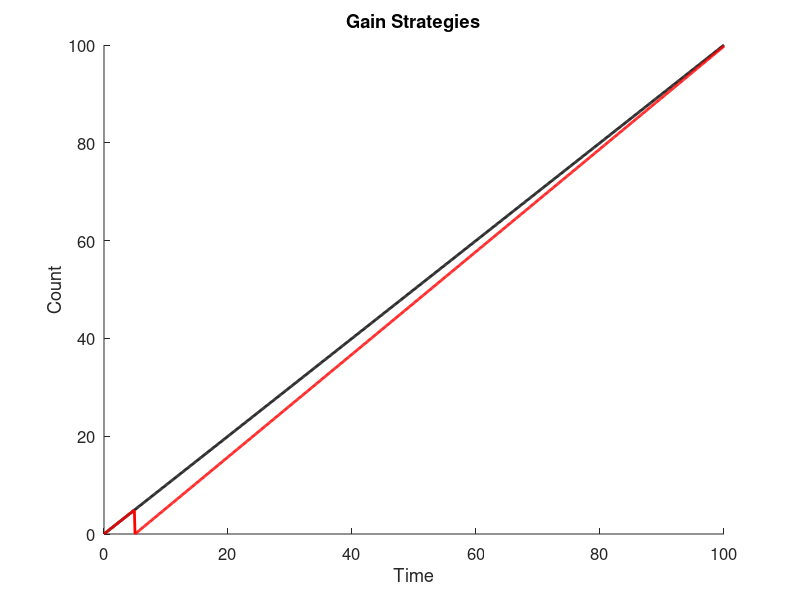
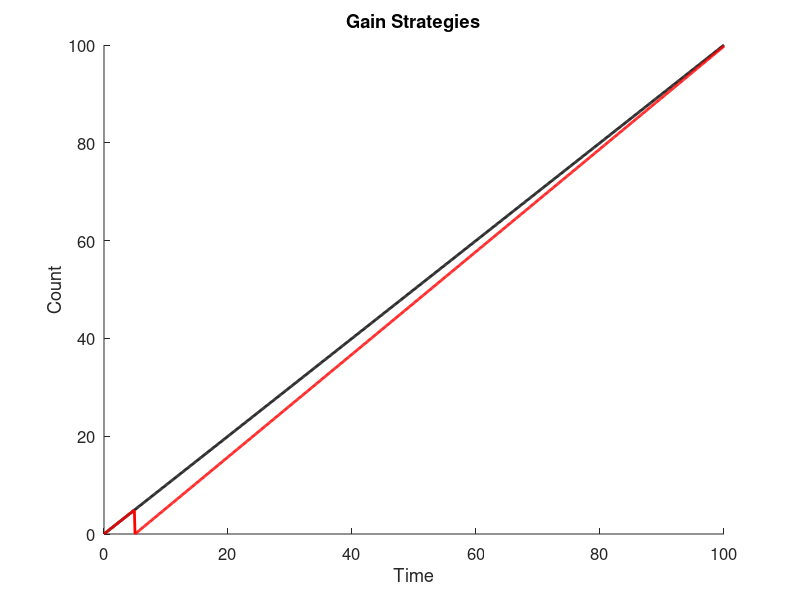

Write MATLAB code to recreate these figures, in order.
% GainStrategies.m
%
% Question: Is it better to spend and increase productivity or to keep a
% steady gain when trying to reach a set amount?
% Answer: This code! (Potentially...)
%
% Code: starting at the same point, with the same gain rate, one case will
% raise steadily as the control.  Different cases will be added to show
% different strategies, such as spending points to increase gain rate,
% doing so once or constantly, for different amounts of gain rate increase,
% etc...
%
% INPUTS:
%
% OUTPUTS:
% 1) Plot with different cases showing gain over set amount of time, very
% long-term
% 2) Spreadsheet with data values
% 3) Spreadsheet with summary
%
% CASES:
% 0) ControlCase - Steady, linear, increasing 1-to-1; will also be uses as
% a counter
% XX) CaseXX - start with steady gain, reach certain amount, spend points
% to increase gain rate, reach certain amount again, spend points to
% increase gain rate again
% VARIABLES: not all may be used
% 1) Spend Amount - minimum spending amount to increase gain rate; will try
% different minimum amounts
% 2) Gain Rate Increase - amount by which gain rate will increase; will try
% different incease amounts
% 3) Type of Increase - addition or multiplication; multiplication will be
% greater, addition will show by how much
% 4) Times to Increase Gain - number of times to spend and increase gain;
% will try limited or continuous
% 5) Limit of Single Increase - number of spending and increase in one
% action; will try minimum of 1 to maximum available

% Clean up MATLAB workstation; check which are needed
close all;
clear all;
clc;

out_dir = 'C:\Users\I2R_Admin\Documents\Work\Study\Git\RepositoryExample\Outputs\'

% Set up output file
gainDetailsFile = 'GainStrategies.xlsx';
IDT = {'Time\Control Gain', 'Case 1'};
IDI = {};
IDD = 0;
IDE = 0;
rowToWrite = 0;

% Control case details
timeLength = 100;
controlGain = 0.1;
increaseRate = 0.05;

% Case details
sumCase1 = 0;
gainCase1 = controlGain;
haveInc = 0;

for t = 0:controlGain:timeLength
    rowToWrite = rowToWrite + 1;
    
    % Control case
    IDD(rowToWrite, 1) = t;
    
    % Case 1
    IDD(rowToWrite, 2) = sumCase1;
    sumCase1 = sumCase1 + gainCase1;
    if single(sumCase1) == 5
        if haveInc == 0
            haveInc = 1;
            sumCase1 = double(single(sumCase1) - 5);
            gainCase1 = gainCase1 + (increaseRate*0.1);
        end        
    end
end

figure;
hold on
plot(IDD(:, 1), IDD(:, 1), 'k', 'LineWidth', 2);
plot(IDD(:, 1), IDD(:, 2), 'r', 'LineWidth', 2);
title('Gain Strategies', 'Interpreter', 'none');
xlabel('Time', 'FontSize', 12);
ylabel('Count', 'FontSize', 12);
set(gca, 'FontSize', 12);
savefig(gcf, [out_dir 'GainStrategies.fig']);
saveas(gcf, [out_dir 'GainStrategies.png']);



